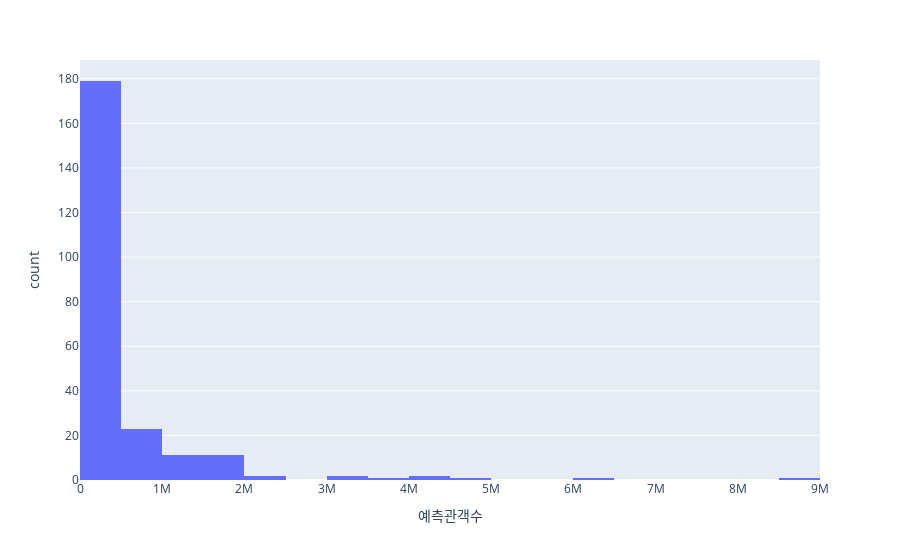

Notebook code for this chart:
### Code cell
fig = px.histogram(movie_predict, x='예측관객수')
fig.show()

### Figure 1 — Plotly figure (JSON) as saved in the notebook; plotly's stock layout.template omitted (floating-point values rounded to 4 significant figures; data arrays with more than 128 entries replaced by an {"elided": "..."} marker saying what was removed)
{"data": [{"alignmentgroup": "True", "bingroup": "x", "hovertemplate": "예측관객수=%{x}<br>count=%{y}<extra></extra>", "legendgroup": "", "marker": {"color": "#636efa", "pattern": {"shape": ""}}, "name": "", "offsetgroup": "", "orientation": "v", "showlegend": false, "type": "histogram", "x": {"elided": "234 int values"}, "xaxis": "x", "yaxis": "y"}], "layout": {"barmode": "relative", "legend": {"tracegroupgap": 0}, "margin": {"t": 60}, "xaxis": {"anchor": "y", "domain": [0, 1], "title": {"text": "예측관객수"}}, "yaxis": {"anchor": "x", "domain": [0, 1], "title": {"text": "count"}}}}
